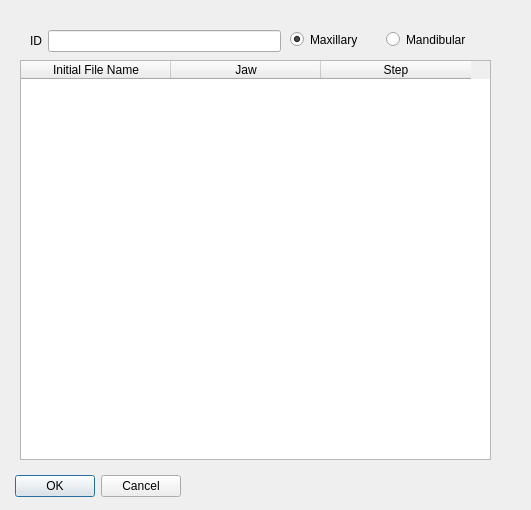
<?xml version="1.0" encoding="UTF-8"?>
<ui version="4.0">
 <class>FileNameDialog</class>
 <widget class="QDialog" name="FileNameDialog">
  <property name="geometry">
   <rect>
    <x>0</x>
    <y>0</y>
    <width>531</width>
    <height>510</height>
   </rect>
  </property>
  <property name="windowTitle">
   <string>Change Model Name</string>
  </property>
  <widget class="QDialogButtonBox" name="buttonBox">
   <property name="geometry">
    <rect>
     <x>-160</x>
     <y>470</y>
     <width>341</width>
     <height>32</height>
    </rect>
   </property>
   <property name="orientation">
    <enum>Qt::Horizontal</enum>
   </property>
   <property name="standardButtons">
    <set>QDialogButtonBox::Cancel|QDialogButtonBox::Ok</set>
   </property>
  </widget>
  <widget class="QTableWidget" name="tableWidget">
   <property name="geometry">
    <rect>
     <x>20</x>
     <y>60</y>
     <width>471</width>
     <height>400</height>
    </rect>
   </property>
   <attribute name="horizontalHeaderDefaultSectionSize">
    <number>150</number>
   </attribute>
   <column>
    <property name="text">
     <string>Initial File Name</string>
    </property>
   </column>
   <column>
    <property name="text">
     <string>Jaw</string>
    </property>
   </column>
   <column>
    <property name="text">
     <string>Step</string>
    </property>
   </column>
  </widget>
  <widget class="QWidget" name="layoutWidget">
   <property name="geometry">
    <rect>
     <x>30</x>
     <y>30</y>
     <width>251</width>
     <height>22</height>
    </rect>
   </property>
   <layout class="QHBoxLayout" name="horizontalLayout">
    <item>
     <widget class="QLabel" name="label">
      <property name="text">
       <string>ID</string>
      </property>
     </widget>
    </item>
    <item>
     <widget class="QLineEdit" name="lineEdit_patientID"/>
    </item>
   </layout>
  </widget>
  <widget class="QWidget" name="layoutWidget">
   <property name="geometry">
    <rect>
     <x>290</x>
     <y>30</y>
     <width>186</width>
     <height>19</height>
    </rect>
   </property>
   <layout class="QHBoxLayout" name="horizontalLayout_2">
    <item>
     <widget class="QRadioButton" name="radioButton_max">
      <property name="text">
       <string>Maxillary </string>
      </property>
      <property name="checked">
       <bool>true</bool>
      </property>
     </widget>
    </item>
    <item>
     <widget class="QRadioButton" name="radioButton_man">
      <property name="text">
       <string>Mandibular</string>
      </property>
     </widget>
    </item>
   </layout>
  </widget>
 </widget>
 <resources/>
 <connections>
  <connection>
   <sender>buttonBox</sender>
   <signal>rejected()</signal>
   <receiver>FileNameDialog</receiver>
   <slot>reject()</slot>
   <hints>
    <hint type="sourcelabel">
     <x>316</x>
     <y>260</y>
    </hint>
    <hint type="destinationlabel">
     <x>286</x>
     <y>274</y>
    </hint>
   </hints>
  </connection>
  <connection>
   <sender>buttonBox</sender>
   <signal>accepted()</signal>
   <receiver>FileNameDialog</receiver>
   <slot>accept()</slot>
   <hints>
    <hint type="sourcelabel">
     <x>248</x>
     <y>254</y>
    </hint>
    <hint type="destinationlabel">
     <x>157</x>
     <y>274</y>
    </hint>
   </hints>
  </connection>
 </connections>
</ui>
